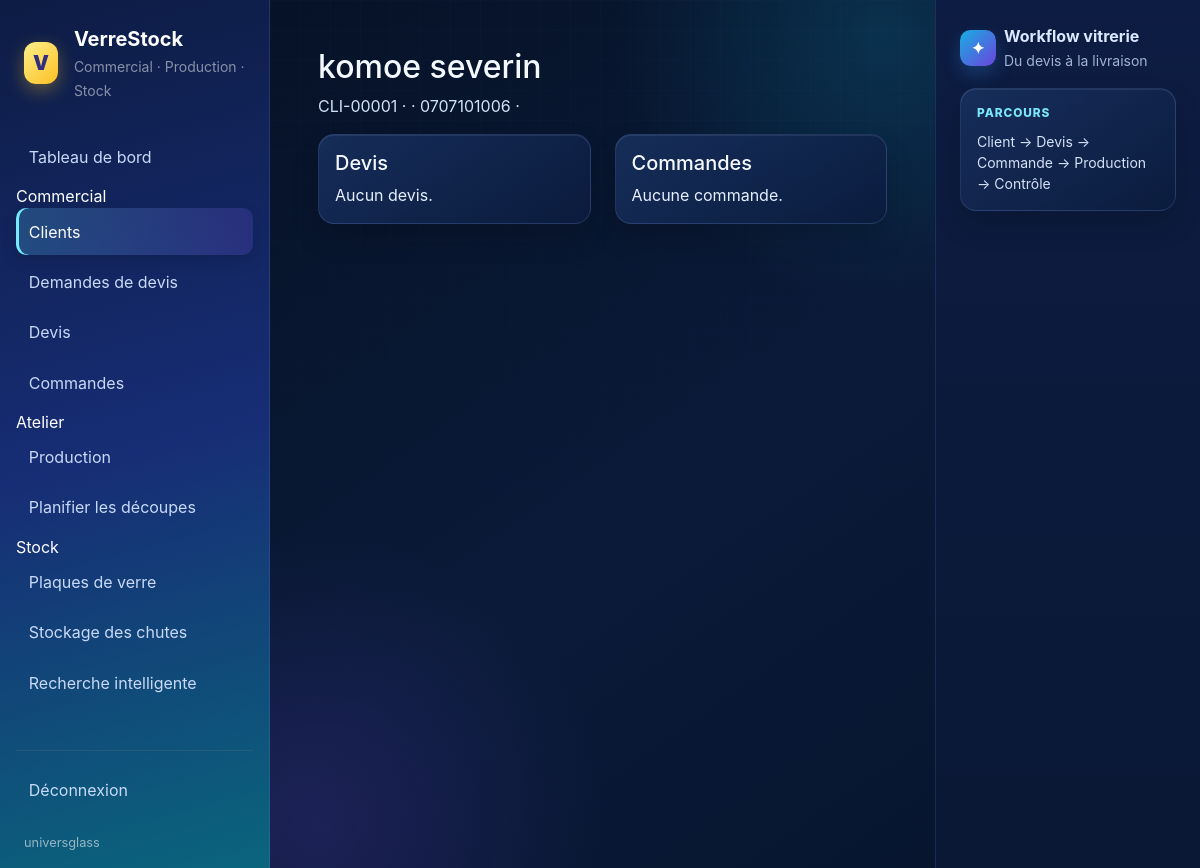
The page /clients/1/ (signed in) on the database as committed earlier.
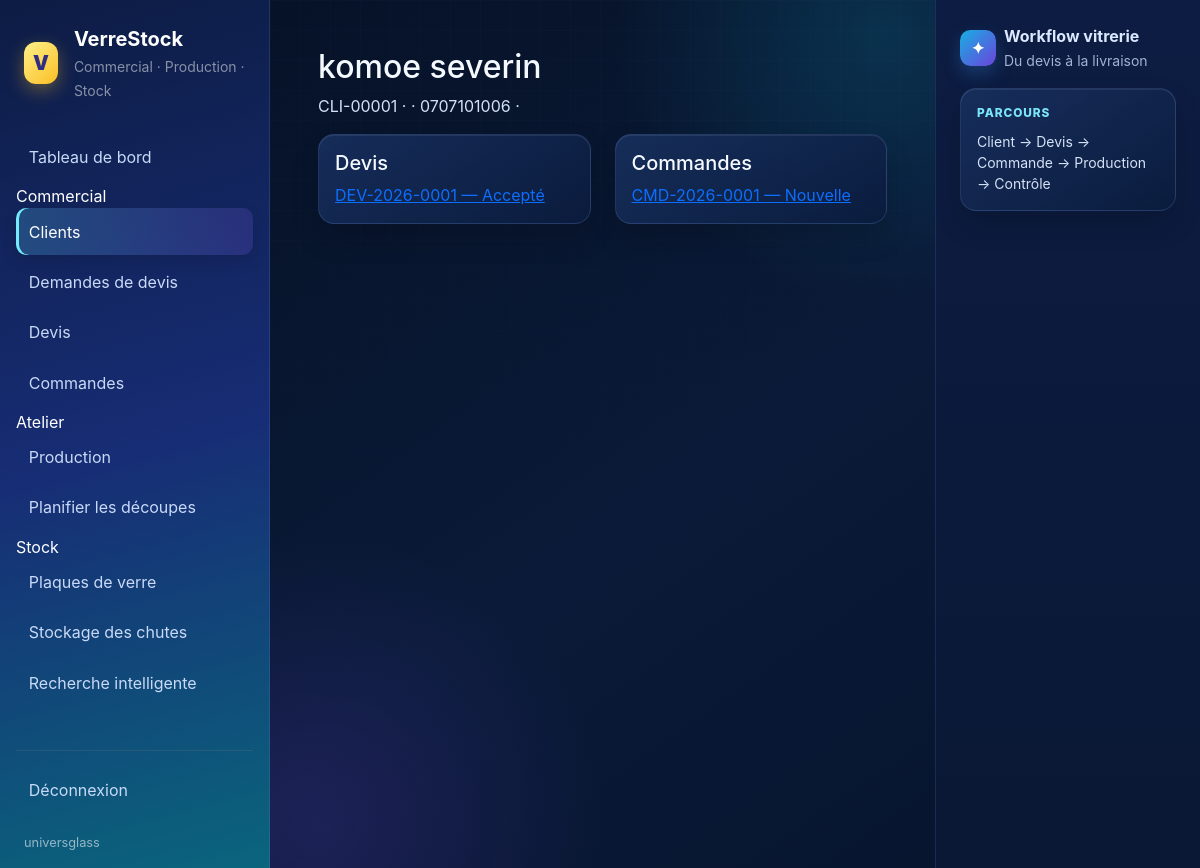
The same page on the database as committed later.
### clients/models.py (models this page shows, shortened)
class Client(models.Model):
    reference = models.CharField(max_length=24, unique=True, blank=True)
    nom = models.CharField(max_length=160)
    contact = models.CharField(max_length=120, blank=True)
    telephone = models.CharField(max_length=40, blank=True)
    email = models.EmailField(blank=True)
    adresse = models.TextField(blank=True)
    ville = models.CharField(max_length=100, blank=True)
    notes = models.TextField(blank=True)
    cree_le = models.DateTimeField(auto_now_add=True)
    cree_par = models.ForeignKey(settings.AUTH_USER_MODEL, null=True, blank=True, on_delete=models.SET_NULL)
    class Meta:
        ordering = ["nom"]
        permissions = [("manage_client", "Peut gérer les clients")]

### commercial/models.py (models this page shows, shortened)
class Devis(models.Model):
    class Statut(models.TextChoices):
        BROUILLON="BROUILLON", "Brouillon"; ENVOYE="ENVOYE", "Envoyé"; EN_ATTENTE="EN_ATTENTE", "En attente"; ACCEPTE="ACCEPTE", "Accepté"; REFUSE="REFUSE", "Refusé"; EXPIRE="EXPIRE", "Expiré"; ANNULE="ANNULE", "Annulé"
    reference=models.CharField(max_length=24,unique=True,blank=True)
    client=models.ForeignKey(Client,on_delete=models.PROTECT,related_name="devis")
    demande=models.ForeignKey(DemandeDevis,null=True,blank=True,on_delete=models.SET_NULL,related_name="devis")
    statut=models.CharField(max_length=16,choices=Statut.choices,default=Statut.BROUILLON)
    date=models.DateField(auto_now_add=True); validite=models.DateField(null=True,blank=True)
    chantier_adresse=models.TextField(blank=True, help_text="Adresse de pose ou de livraison si différente du client")
    chantier_contact=models.CharField(max_length=120, blank=True)
    chantier_telephone=models.CharField(max_length=40, blank=True)
    delai_fabrication=models.CharField(max_length=120, blank=True, help_text="Ex. 7 à 10 jours ouvrés après validation")
    acompte_taux=models.DecimalField(max_digits=5, decimal_places=2, default=Decimal("50.00"))
    conditions_paiement=models.TextField(blank=True, default="50 % à la commande, solde à la livraison.")
    pose_incluse=models.BooleanField(default=False)
    prise_mesures_validee=models.BooleanField(default=False, help_text="Dimensions relevées et validées sur site")
    remise=models.DecimalField(max_digits=12,decimal_places=2,default=0); tva_taux=models.DecimalField(max_digits=5,decimal_places=2,default=Decimal("20.00"))
    sous_total=models.DecimalField(max_digits=12,decimal_places=2,default=0,editable=False); total_ht=models.DecimalField(max_digits=12,decimal_places=2,default=0,editable=False); total_ttc=models.DecimalField(max_digits=12,decimal_places=2,default=0,editable=False)
    observations=models.TextField(blank=True); cree_par=models.ForeignKey(settings.AUTH_USER_MODEL,null=True,blank=True,on_delete=models.SET_NULL)
    class Meta:
        ordering=["-date", "-pk"]
        permissions=[("send_devis", "Peut envoyer un devis"), ("accept_devis", "Peut accepter un devis"), ("refuse_devis", "Peut refuser un devis"), ("cancel_devis", "Peut annuler un devis"), ("transform_devis", "Peut transformer un devis en commande")]

### commandes/models.py (models this page shows, shortened)
class Commande(models.Model):
    class Statut(models.TextChoices):
        NOUVELLE="NOUVELLE", "Nouvelle"; VALIDEE="VALIDEE", "Validée"; EN_PREPARATION="EN_PREPARATION", "En préparation"; EN_PRODUCTION="EN_PRODUCTION", "En production"; TERMINEE="TERMINEE", "Terminée"; PRETE="PRETE", "Prête"; LIVREE="LIVREE", "Livrée"; ANNULEE="ANNULEE", "Annulée"
    class Priorite(models.TextChoices): NORMALE="NORMALE", "Normale"; HAUTE="HAUTE", "Haute"; URGENTE="URGENTE", "Urgente"
    reference=models.CharField(max_length=24,unique=True,blank=True); client=models.ForeignKey(Client,on_delete=models.PROTECT,related_name="commandes"); devis=models.OneToOneField(Devis,null=True,blank=True,on_delete=models.PROTECT,related_name="commande")
    statut=models.CharField(max_length=20,choices=Statut.choices,default=Statut.NOUVELLE); date=models.DateField(auto_now_add=True); date_prevue=models.DateField(null=True,blank=True); priorite=models.CharField(max_length=10,choices=Priorite.choices,default=Priorite.NORMALE); commentaire=models.TextField(blank=True)
    cree_par=models.ForeignKey(settings.AUTH_USER_MODEL,null=True,blank=True,on_delete=models.SET_NULL,related_name="commandes_creees"); valide_par=models.ForeignKey(settings.AUTH_USER_MODEL,null=True,blank=True,on_delete=models.SET_NULL,related_name="commandes_validees")
    class Meta:
        ordering=["-date","-pk"]
        permissions=[("validate_commande","Peut valider une commande"), ("manage_commande","Peut gérer les commandes")]

### clients/views.py (the view)
# urls.py: path("<int:pk>/", views.detail, name="detail"),
@permission_required("clients.view_client", raise_exception=True)
def detail(request,pk): return render(request,"clients/detail.html",{"client":get_object_or_404(Client,pk=pk)})

### templates/clients/detail.html
{% extends 'base.html' %}{% block content %}<h1 class="h2">{{ client.nom }}</h1><p>{{ client.reference }} · {{ client.contact }} · {{ client.telephone }} · {{ client.email }}</p><div class="row"><div class="col"><div class="card card-body"><h2 class="h5">Devis</h2>{% for item in client.devis.all %}<a href="{% url 'commercial:detail' item.pk %}">{{ item.reference }} — {{ item.get_statut_display }}</a>{% empty %}Aucun devis.{% endfor %}</div></div><div class="col"><div class="card card-body"><h2 class="h5">Commandes</h2>{% for item in client.commandes.all %}<a href="{% url 'commandes:detail' item.pk %}">{{ item.reference }} — {{ item.get_statut_display }}</a>{% empty %}Aucune commande.{% endfor %}</div></div></div>{% endblock %}

### templates/base.html (shortened to what this page needs)
<!doctype html>
<html lang="fr"><head><link href="https://cdn.jsdelivr.net/npm/bootstrap@5.3.3/dist/css/bootstrap.min.css" rel="stylesheet"><link href="/static/css/app.css?v=20260819-workflow" rel="stylesheet"></head>
<body class="premium-app"><div class="d-flex app-shell"><aside class="sidebar p-3 text-white min-vh-100 d-flex flex-column"><div class="d-flex align-items-center gap-3 px-2 py-2 mb-4"><div class="brand-mark">V</div><div><div class="fw-bold fs-5">VerreStock</div><small class="text-white-50">Commercial · Production · Stock</small></div></div><nav class="nav flex-column"><a href="/" class="nav-link {% if request.path == '/' %}active{% endif %}">Tableau de bord</a>{% if perms.clients.view_client %}<div class="sidebar-section">Commercial</div><a href="{% url 'clients:liste' %}" class="nav-link {% if '/clients/' in request.path %}active{% endif %}">Clients</a><a href="{% url 'commercial:demandes' %}" class="nav-link {% if '/commercial/demandes/' in request.path %}active{% endif %}">Demandes de devis</a><a href="{% url 'commercial:liste' %}" class="nav-link {% if '/commercial/devis/' in request.path %}active{% endif %}">Devis</a><a href="{% url 'commandes:liste' %}" class="nav-link {% if '/commandes/' in request.path %}active{% endif %}">Commandes</a>{% endif %}{% if perms.production.view_ficheproduction %}<div class="sidebar-section">Atelier</div><a href="{% url 'production:liste' %}" class="nav-link {% if '/production/' in request.path %}active{% endif %}">Production</a><a href="/decoupes/" class="nav-link {% if '/decoupes/' in request.path %}active{% endif %}">Planifier les découpes</a>{% endif %}{% if perms.chutes.view_chute or perms.stock_panneaux.view_stockgrandpanneau %}<div class="sidebar-section">Stock</div><a href="/grands-panneaux/" class="nav-link {% if 'grands-panneaux' in request.path %}active{% endif %}">Plaques de verre</a><a href="/stockage/" class="nav-link {% if request.path == '/stockage/' %}active{% endif %}">Stockage des chutes</a><a href="/stockage/rechercher/" class="nav-link {% if 'rechercher' in request.path %}active{% endif %}">Recherche intelligente</a>{% endif %}</nav><div class="mt-auto pt-4"><hr class="border-secondary"><a href="/deconnexion/" class="nav-link">Déconnexion</a><div class="sidebar-footer px-2 pt-3">{{ request.user.username }}</div></div></aside><main class="main-content p-4 p-lg-5 flex-grow-1"><div class="content-wrap">{% for message in messages %}<div class="alert {% if message.tags == 'error' %}alert-danger{% else %}alert-success{% endif %} border-0 shadow-sm">{{ message }}</div>{% endfor %}{% block content %}{% endblock %}</div></main><aside class="right-sidebar p-3 p-xl-4 min-vh-100"><div class="d-flex align-items-center gap-2 mb-3"><div class="right-sidebar-icon">✦</div><div><div class="fw-bold">Workflow vitrerie</div><small class="text-muted">Du devis à la livraison</small></div></div><div class="card right-sidebar-card mb-3"><div class="card-body"><div class="section-label mb-2">Parcours</div><div class="small">Client → Devis → Commande → Production → Contrôle</div></div></div></aside></div></body></html>

Rows that differ between the two databases and show on the page:
added Devis: reference "DEV-2026-0001", statut "Accepté"
added Commande: reference "CMD-2026-0001", statut "Nouvelle"
Other text that changed with them:
text no longer shown: "Aucun devis. Aucune commande."
